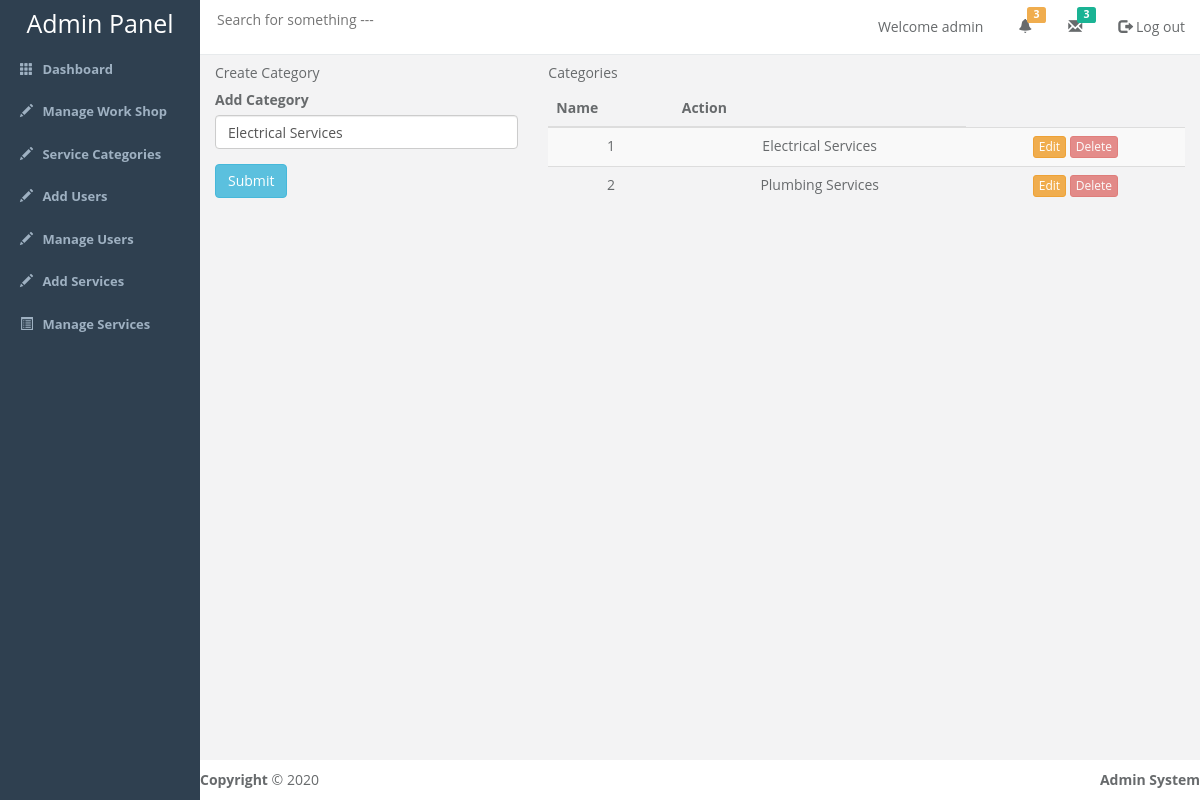
/editcategory.php?id=17, run on the app's committed database.
### tables this page shows
CREATE TABLE IF NOT EXISTS `categories` (
  `id` int(11) NOT NULL AUTO_INCREMENT,
  `title` varchar(100) NOT NULL,
  `location` varchar(110) NOT NULL,
  `image` text NOT NULL,
  PRIMARY KEY (`id`)
);

### editcategory.php (the view, shortened to what this page needs)
<?php
  require_once 'header.php';
  if(isset($_GET) & !empty($_GET)){
    $id = $_GET['id'];
  }else{
    header('location: category.php');
  }
?>
            <div class="row">
            	<div class="col-md-4 dashboard-left-cell">
            		<div class="admin-content-con">
            			<header>
            				<h5>Create Category</h5>
            			</header>
            			<form action="" method="post">
            				<div class="form-group">
            					<label>Add Category</label>
            					<?php
          $sql = "SELECT * FROM categories WHERE id=$id";
          $res = mysqli_query($con, $sql);
          $r = mysqli_fetch_assoc($res);
        ?>
          <input type="text" class="form-control" name="categoryname" id="Categoryname" placeholder="Category Name" value="<?php echo $r['title'];  ?>">
            				</div>
                    <button type="submit" class="btn btn-info">Submit</button>
            			</form>
            		</div>
            	</div>
            	<div class="col-md-8 dashboard-right-cell">
            		<div class="admin-content-con">
            			<header>
            				<h5>Categories</h5>
            			</header>
            			<table class="table table-striped table-hover">
            				<thead>
            					<tr>
            						<th>Name</th>
            						<th>Action</th>
            					</tr>
            				</thead>
            				<tbody>
                      <?php
  include("config/db.php");
  $get_cat = "select * from categories";
  $run_cat = mysqli_query($con, $get_cat);
  $i = 0;
  while ($row_cat=mysqli_fetch_array($run_cat)){
    $cat_id = $row_cat['id'];
    $cat_title = $row_cat['title'];
    $i++;
  ?>
  <tr align="center">
    <td><?php echo $i;?></td>
    <td><?php echo $cat_title;?></td>
    <td><a class="btn btn-xs btn-warning" href="index.php?edit_cat=<?php echo $cat_id; ?>">Edit</a>
    <a  class="btn btn-xs btn-danger disabled" href="delete_cat.php?delete_cat=<?php echo $cat_id;?>">Delete</a></td>
  </tr>
  <?php } ?>
            				</tbody>
            			</table>
            		</div>
            	</div>
            </div>
        <div class="row">
          <footer id="admin-footer" class="cle">
            <div class="pull-left">
              <b>Copyright </b>&copy; 2020
            </div>
            <div class="pull-right">
              <b>Admin System</b>
            </div>
          </footer>
        </div>
        </div>
      </div>
    </div>
	</body>
</html>

### css/custom.css (style rules this page uses)
html, body { font-family: "open sans", "helvetica Neue",helvetica, Arial, sans-serif; background-color: #f3f3f4; color: #676a6c; height: 100%; }
#admin-footer { position: absolute; width: 100%; bottom: 0px; background-color: #fff; padding: 10px 0px; }

### data on the page
categories: categoryname "Electrical Services", title "Electrical Services"
categories: title "Plumbing Services"
